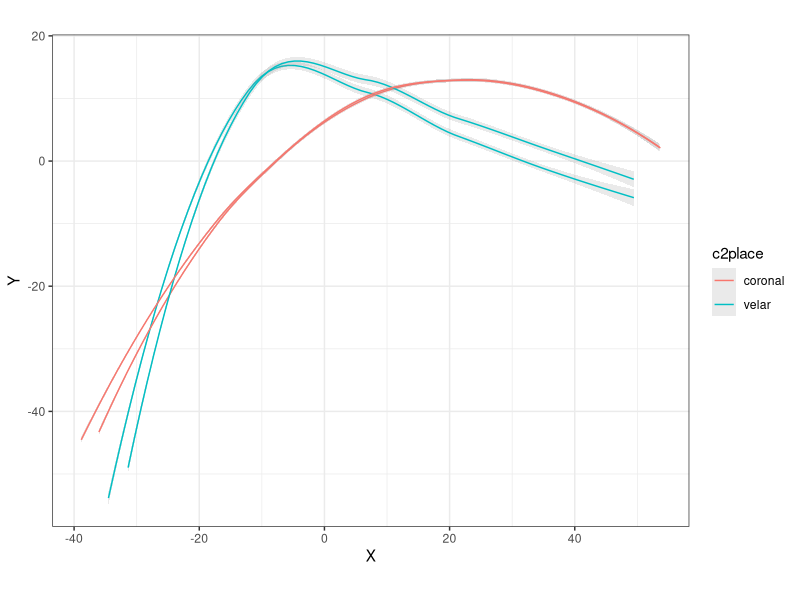
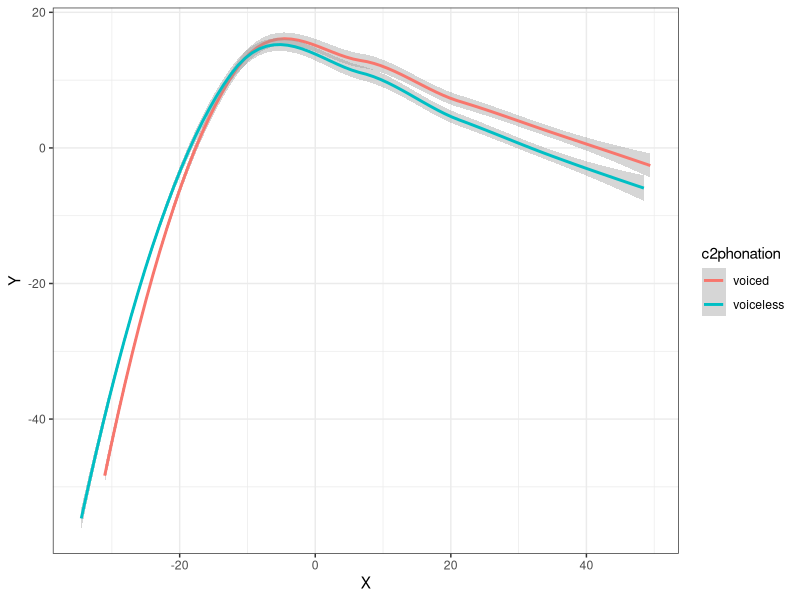
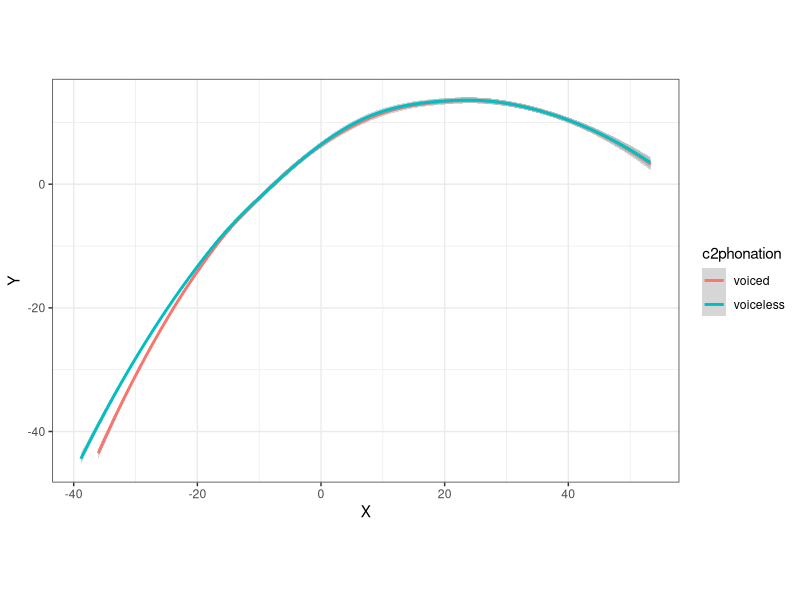
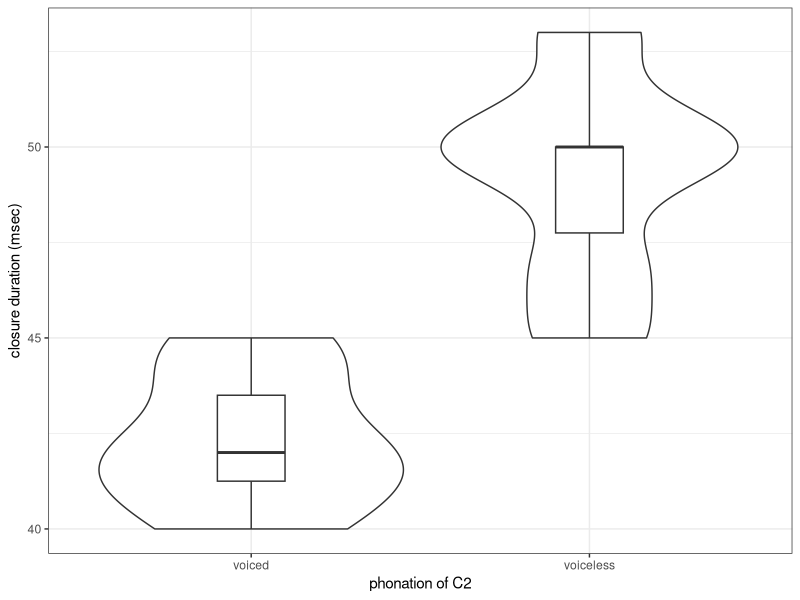

Here is the R script that generated these plots, in order:
## ---- chunk 1
knitr::opts_chunk$set(echo = TRUE)
knitr::opts_knit$set(root.dir=normalizePath("./"))
library(readr)
library(tidyr)
library(dplyr)
library(stringr)
library(ggplot2)
theme_set(theme_bw())
## ---- chunk 2
num.splines = 42
columns <- c(
    "subject",
    "seconds",
    "rec.date",
    "prompt",
    "label",
    "TD.displacement",
    "TT.displacement",
    "TD.displacement.sm",
    "TD.velocity",
    "TD.velocity.abs",
    "TT.displacement.sm",
    "TT.velocity",
    "TT.velocity.abs",
#   ^^^^^ CHANGE ABOVE ^^^^^
    paste0(rep(c("X", "Y"), num.splines),
            "_",
            rep(1:num.splines, each = 2)
            )
)
## ---- chunk 3
raw.data <- SC01_aaa <- read_delim("./data/SC01-aaa.txt", 
    "\t", escape_double = FALSE,
    col_names = columns,
    na = "NA",
    trim_ws = TRUE
    )

rm(num.splines, columns)

raw.data <- unique(raw.data)

stimuli <- read.csv("./data/nonce.csv")
## ---- chunk 4
splines <- raw.data %>%
    gather(spline, coordinate, matches("[XY]_")) %>%
    separate(spline, c("axis", "fan"), convert = TRUE) %>%
    spread(axis, coordinate) %>%
    mutate(word = as.factor(word(prompt, 2))) %>%
    left_join(y = stimuli, by = c("word" = "orth"))
## ---- chunk 5
ggplot(splines, aes(x = X, y = Y, group = word, colour = c2place)) +
    geom_smooth(size = 0.5, alpha = 0.2) +
    coord_fixed(ratio = 1)
## ---- chunk 6
filter(splines, label == "max_TD") %>%
ggplot(aes(x = X, y = Y, colour = c2phonation)) +
    geom_smooth(method = "loess") +
    coord_fixed(ratio = 1)
## ---- chunk 7
filter(splines, label == "max_TT") %>%
ggplot(aes(x = X, y = Y, colour = c2phonation)) +
    geom_smooth(method = "loess") +
    coord_fixed(ratio = 1)
## ---- chunk 8
cons.gestures <- raw.data %>%
    select(subject:label) %>%
    separate(label, c("gesture", "tongue.area")) %>%
    spread(gesture, seconds) %>%
    select(subject:tongue.area, target, max, release) %>%
    mutate(closure = (release - target) * 1000) %>%
    mutate(word = as.factor(word(prompt, 2))) %>%
    left_join(y = stimuli, by = c("word" = "orth"))
## ---- chunk 9
filter(cons.gestures, c2place == "coronal") %>%
ggplot(aes(c2phonation, closure)) +
    geom_violin() +
    geom_boxplot(width=0.2) +
    xlab("phonation of C2") +
    ylab("closure duration (msec)")
